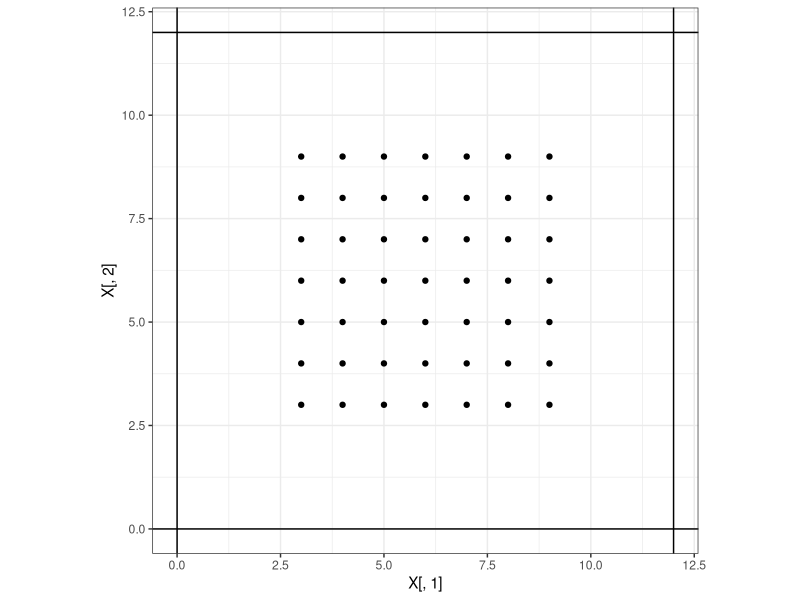

Generate this figure with R:
## ---- chunk 1
library(ggplot2)
knitr::opts_chunk$set(echo = F)
## ---- chunk 2
X=expand.grid(3:9,3:9)
buff = 3
grid.space = 0.5
## ---- chunk 3
# Define the state-space by buffering the traps
xmin<- min(X[,1])-buff
xmax<- max(X[,1])+buff
ymin<- min(X[,2])-buff
ymax<- max(X[,2])+buff
## ---- chunk 4

ggplot() + 
  geom_point(aes(x = X[,1], y = X[,2])) + 
  geom_vline(xintercept = c(xmin, xmax)) + 
  geom_hline(yintercept = c(ymin, ymax)) + 
  coord_equal() + theme_bw()

